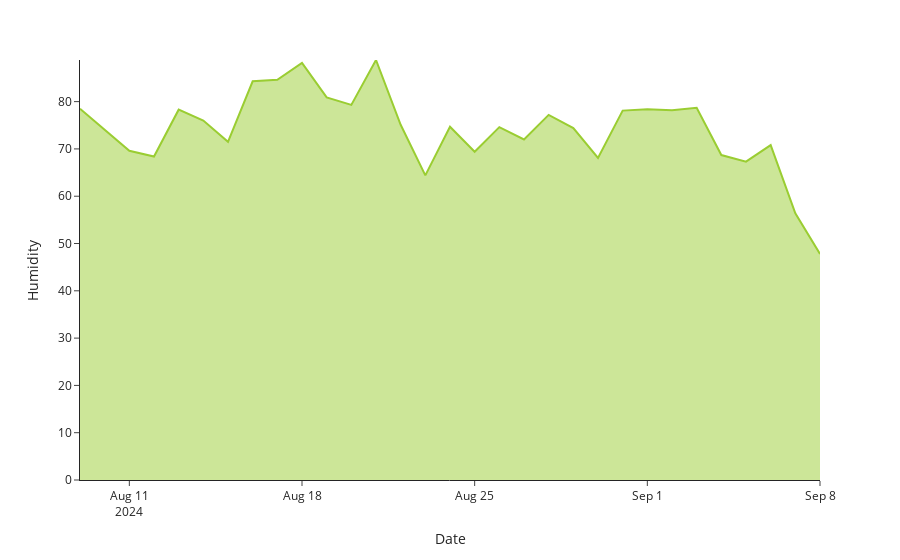

The notebook cell this image was saved under:
### Code cell
fig_hum = px.line(historical_data, x='Date', y='Humidity', template='simple_white')
fig_hum.update_yaxes(range=[0, historical_data['Humidity'].max()])
fig_hum.update_traces(line_color='yellowgreen', fill='tozeroy')
fig_hum.show()
fig_hum.write_image("/home/Szafranerio/hum_graph.png")

### Figure 1 — Plotly figure (JSON) as saved in the notebook; plotly's stock layout.template omitted (floating-point values rounded to 4 significant figures)
{"data": [{"fill": "tozeroy", "hovertemplate": "Date=%{x}<br>Humidity=%{y}<extra></extra>", "legendgroup": "", "line": {"color": "yellowgreen", "dash": "solid"}, "marker": {"symbol": "circle"}, "mode": "lines", "name": "", "orientation": "v", "showlegend": false, "type": "scatter", "x": ["2024-08-09T00:00:00", "2024-08-10T00:00:00", "2024-08-11T00:00:00", "2024-08-12T00:00:00", "2024-08-13T00:00:00", "2024-08-14T00:00:00", "2024-08-15T00:00:00", "2024-08-16T00:00:00", "2024-08-17T00:00:00", "2024-08-18T00:00:00", "2024-08-19T00:00:00", "2024-08-20T00:00:00", "2024-08-21T00:00:00", "2024-08-22T00:00:00", "2024-08-23T00:00:00", "2024-08-24T00:00:00", "2024-08-25T00:00:00", "2024-08-26T00:00:00", "2024-08-27T00:00:00", "2024-08-28T00:00:00", "2024-08-29T00:00:00", "2024-08-30T00:00:00", "2024-08-31T00:00:00", "2024-09-01T00:00:00", "2024-09-02T00:00:00", "2024-09-03T00:00:00", "2024-09-04T00:00:00", "2024-09-05T00:00:00", "2024-09-06T00:00:00", "2024-09-07T00:00:00", "2024-09-08T00:00:00"], "xaxis": "x", "y": [78.5, 74.1, 69.6, 68.4, 78.3, 76, 71.5, 84.3, 84.6, 88.2, 80.9, 79.3, 88.8, 75.1, 64.4, 74.7, 69.4, 74.6, 72, 77.2, 74.4, 68.1, 78.1, 78.4, 78.2, 78.7, 68.7, 67.3, 70.8, 56.4, 47.8], "yaxis": "y"}], "layout": {"legend": {"tracegroupgap": 0}, "margin": {"t": 60}, "xaxis": {"anchor": "y", "domain": [0, 1], "title": {"text": "Date"}}, "yaxis": {"anchor": "x", "domain": [0, 1], "range": [0, 88.8], "title": {"text": "Humidity"}}}}
